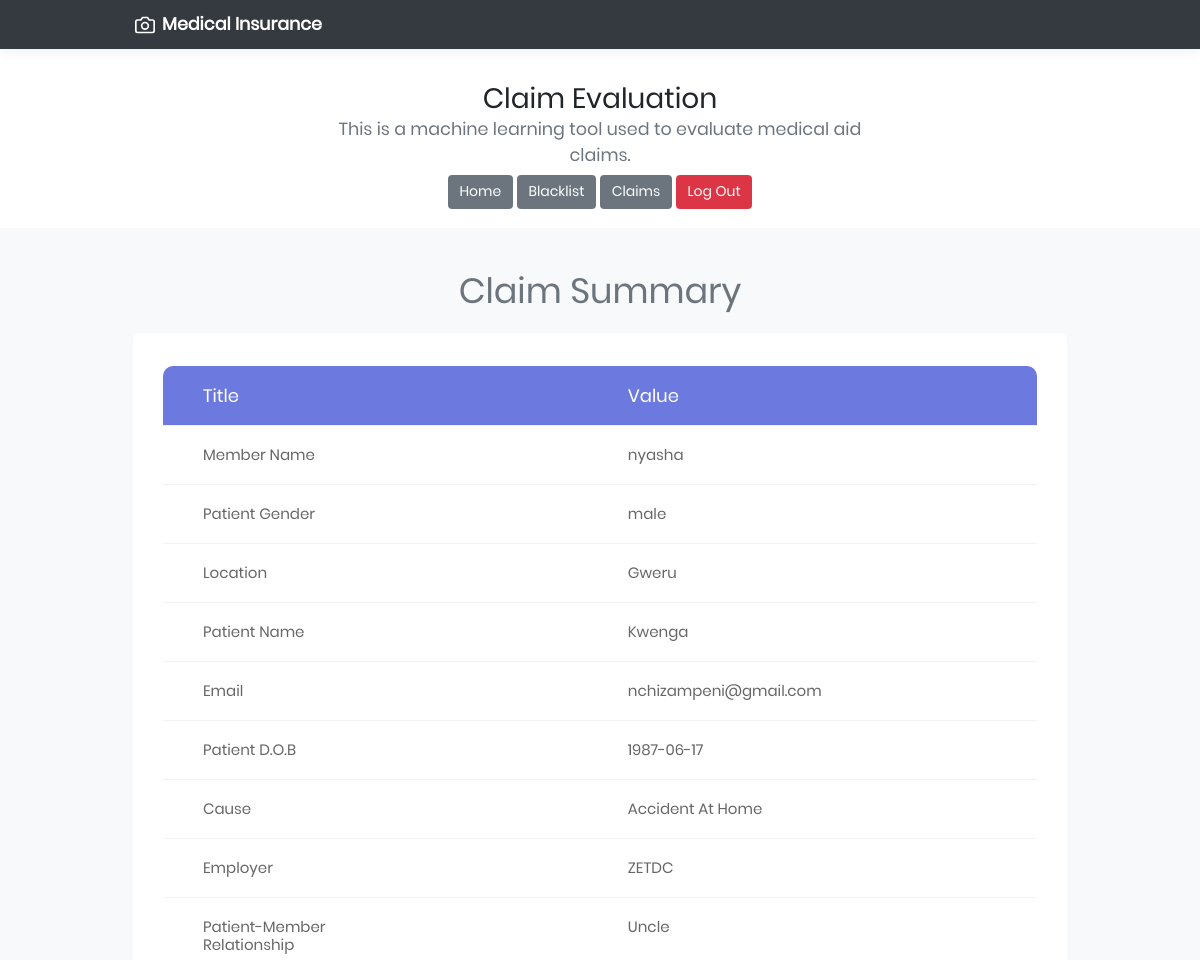
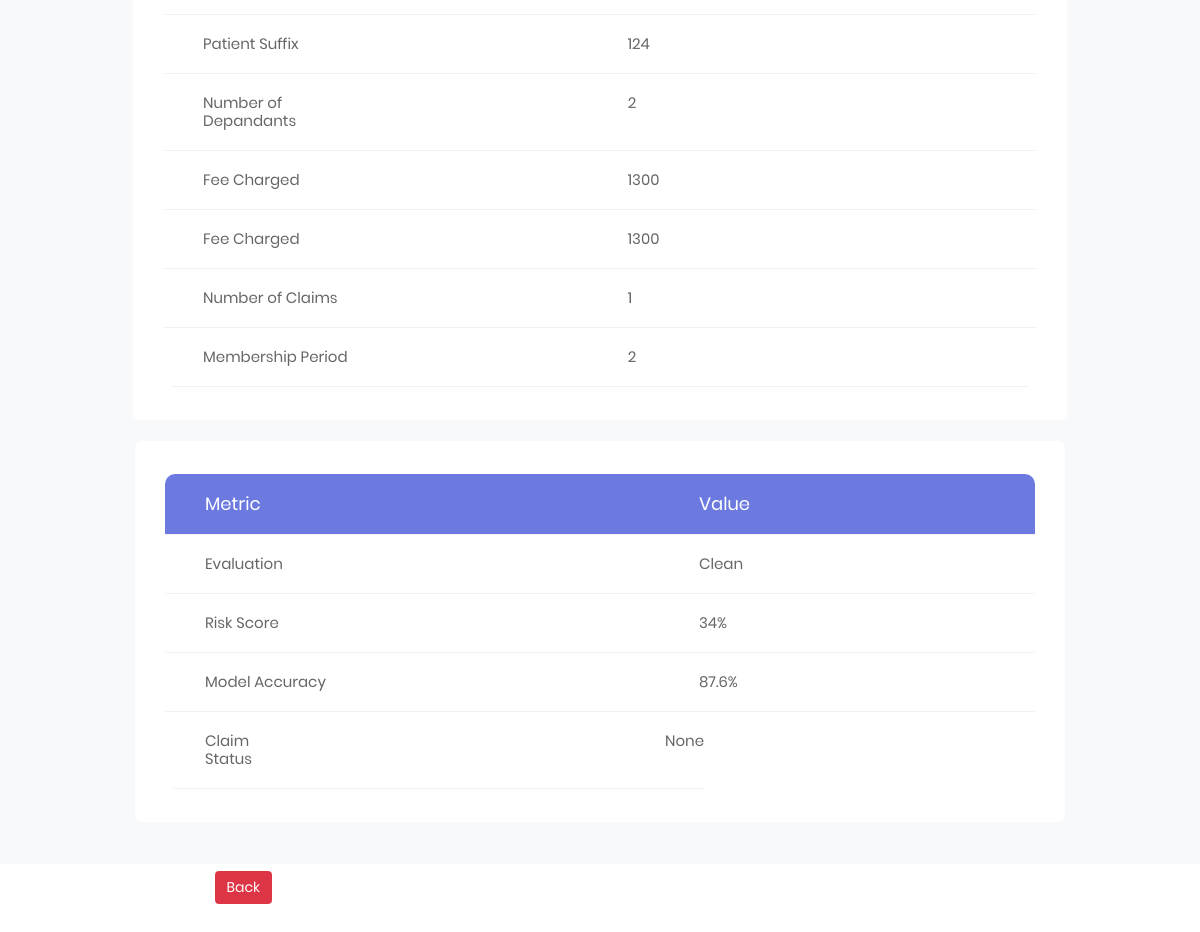
The page /details/1 on the database its author committed (2 pictures, top to bottom).
### app.py (models this page shows)
class Claims(db.Model):
    id = db.Column(db.Integer, primary_key = True)
    member_name  = db.Column(db.String(50))
    patience_name  = db.Column(db.String(50))
    email  = db.Column(db.String(50))
    location  = db.Column(db.String(50))
    gender  = db.Column(db.String(50))
    dob  = db.Column(db.String(50))
    cause  = db.Column(db.String(50))
    employer  = db.Column(db.String(50))
    relationship = db.Column(db.String(50))
    patient_suffix = db.Column(db.Integer)
    dependants = db.Column(db.Integer)
    fee_charged = db.Column(db.Integer)
    label = db.Column(db.Integer)
    claims = db.Column(db.Integer)
    period = db.Column(db.Integer)
    status = db.Column(db.String(50))

### app.py (the view)
@app.route('/details/<int:id>')
def details(id):
    data = Claims.query.filter_by(id = id).first()
    template = 'Account/manage/details.html'
    return render_template(template,data=data)

### templates/Account/Manage/details.html
{% extends 'layout.html' %}
{% block body %}
<div class="form-label-group mx-auto">
    <p class = "h1 text-muted text-center ">Claim Summary</p>
   </div>
  <div class="limiter " style="
  padding-left: 13px;
  padding-right: 13px;
">
    <div class="container-table100"  style="width: 100%;">
        <div class="wrap-table100">
                <div class="table">
                    <div class="row-table  header ">
                        <div class="cell">
                            Title
                        </div>
                        <div class="cell">
                        </div>
                        <div class="cell">
                        </div>
                        <div class="cell">
                            Value
                        </div>
                        <div class="cell">
                        </div>
                    </div>
<div class="row-table">
    <div class="cell" data-title="Artist Name">
        Member Name
    </div>
    <div class="cell">
    </div>
    <div class="cell">
    </div>
    <div class="cell" data-title="value">
        {{data.member_name}}
    </div>
    <div class="cell">
    </div>
</div>
<div class="row-table">
    <div class="cell" data-title="Artist Name">
        Patient Gender
    </div>
    <div class="cell">
    </div>
    <div class="cell">
    </div>
    <div class="cell" data-title="value">
        {{data.gender}}
    </div>
    <div class="cell">
    </div>
</div>
<div class="row-table">
    <div class="cell" data-title="Artist Name">
        Location
    </div>
    <div class="cell">
    </div>
    <div class="cell">
    </div>
    <div class="cell" data-title="value">
        {{data.location}}
    </div>
    <div class="cell">
    </div>
</div>
<div class="row-table">
    <div class="cell" data-title="Artist Name">
        Patient Name
    </div>
    <div class="cell">
    </div>
    <div class="cell">
    </div>
    <div class="cell" data-title="value">
        {{data.patience_name}}
    </div>
    <div class="cell">
    </div>
</div>
<div class="row-table">
    <div class="cell" data-title="Artist Name">
        Email
    </div>
    <div class="cell">
    </div>
    <div class="cell">
    </div>
    <div class="cell" data-title="value">
        {{data.email}}
    </div>
    <div class="cell">
    </div>
</div>
<div class="row-table">
    <div class="cell" data-title="Artist Name">
        Patient D.O.B
    </div>
    <div class="cell">
    </div>
    <div class="cell">
    </div>
    <div class="cell" data-title="value">
        {{data.dob}}
    </div>
    <div class="cell">
    </div>
</div>
<div class="row-table">
    <div class="cell" data-title="Artist Name">
        Cause
    </div>
    <div class="cell">
    </div>
    <div class="cell">
    </div>
    <div class="cell" data-title="value">
        {{data.cause}}
    </div>
    <div class="cell">
    </div>
</div>
<div class="row-table">
    <div class="cell" data-title="Artist Name">
        Employer
    </div>
    <div class="cell">
    </div>
    <div class="cell">
    </div>
    <div class="cell" data-title="value">
        {{data.employer}}
    </div>
    <div class="cell">
    </div>
</div>
<div class="row-table">
    <div class="cell" data-title="Artist Name">
        Patient-Member Relationship
    </div>
    <div class="cell">
    </div>
    <div class="cell">
    </div>
    <div class="cell" data-title="value">
        {{data.relationship}}
    </div>
    <div class="cell">
    </div>
</div>
<div class="row-table">
    <div class="cell" data-title="Artist Name">
        Patient Suffix
    </div>
    <div class="cell">
    </div>
    <div class="cell">
    </div>
    <div class="cell" data-title="value">
        {{data.patient_suffix}}
    </div>
    <div class="cell">
    </div>
</div>
<div class="row-table">
    <div class="cell" data-title="Artist Name">
        Number of Depandants
    </div>
    <div class="cell">
    </div>
    <div class="cell">
    </div>
    <div class="cell" data-title="value">
        {{data.dependants}}
    </div>
    <div class="cell">
    </div>
</div>
<div class="row-table">
    <div class="cell" data-title="Artist Name">
        Fee Charged
    </div>
    <div class="cell">
    </div>
    <div class="cell">
    </div>
    <div class="cell" data-title="value">
        {{data.fee_charged}}
    </div>
    <div class="cell">
    </div>
</div>
<div class="row-table">
    <div class="cell" data-title="Artist Name">
        Fee Charged
    </div>
    <div class="cell">
    </div>
    <div class="cell">
    </div>
    <div class="cell" data-title="value">
        {{data.fee_charged}}
    </div>
    <div class="cell">
    </div>
</div>
<div class="row-table">
    <div class="cell" data-title="Artist Name">
        Number of Claims
    </div>
    <div class="cell">
    </div>
    <div class="cell">
    </div>
    <div class="cell" data-title="value">
        {{data.claims}}
    </div>
    <div class="cell">
    </div>
</div>
<div class="row-table">
    <div class="cell" data-title="Artist Name">
        Membership Period
    </div>
    <div class="cell">
    </div>
    <div class="cell">
    </div>
    <div class="cell" data-title="value">
        {{data.period}}
    </div>
    <div class="cell">
    </div>
</div>
</div>
</div>
</div>
</div>
</div>
<br>
<div class="container-table100 "  style="width: 100%;">
    <div class="wrap-table100">
            <div class="table">
                <div class="row-table  header ">
                    <div class="cell">
                        Metric
                    </div>
                    <div class="cell">
                    </div>
                    <div class="cell">
                    </div>
                    <div class="cell">
                        Value
                    </div>
                    <div class="cell">
                    </div>
                </div>
                <div class="row-table">
                    <div class="cell" data-title="Evaluation">
                        Evaluation
                    </div>
                    <div class="cell">
                    </div>
                    <div class="cell">
                    </div>
                    <div class="cell" data-title="value">
                        {% if data.label == 0%}
                        Clean
                        {% elif data.label == 1%}
                        Fraudulent
                        {% endif %}
                    </div>
                    <div class="cell">
                    </div>
                </div>
                <div class="row-table">
                    <div class="cell" data-title="Risk Score">
                        Risk Score
                    </div>
                    <div class="cell">
                    </div>
                    <div class="cell">
                    </div>
                    <div class="cell" data-title="value">
                        34%
                    </div>
                    <div class="cell">
                    </div>
                </div>
                <div class="row-table">
                    <div class="cell" data-title="Model Accuracy">
                        Model Accuracy
                    </div>
                    <div class="cell">
                    </div>
                    <div class="cell">
                    </div>
                    <div class="cell" data-title="value">
                        87.6%
                    </div>
                    <div class="cell">
                    </div>
                </div>
            </div>
            <div class="row-table">
                <div class="cell" data-title="Model Accuracy">
                    Claim Status
                </div>
                <div class="cell">
                </div>
                <div class="cell">
                </div>
                <div class="cell" data-title="value">
                </div>
                <div class="cell" data-title="value">
                </div>
                <div class="cell">
                    {{ data.status }}
                </div>
            </div>
        </div>
        </div>
        </div>
        </div>
        <div class="col-md-8 mx-auto">
            <div class="form-label-group mx-auto">
                <a href="{{url_for('evaluate')}}" class="btn btn-danger  mx-auto my-2">Back</a>
               </div>
        </div>
        {% endblock %}

### static/css/style.css (style rules this page uses)
:root { --jumbotron-padding-y: 3rem; }

### static/css/signin.css (style rules this page uses)
html, body { height: 100%; }

### static/css/main.css (style rules this page uses)
* { margin: 0px; padding: 0px; box-sizing: border-box; }
body, html { height: 100%; font-family: Poppins-Regular; font-size: 14px; }
a { margin: 0px; transition: all 0.4s; -webkit-transition: all 0.4s; -o-transition: all 0.4s; -moz-transition: all 0.4s; }
p { margin: 0px; }
.limiter { width: 100%; margin: 0 auto; }
.container-table100 { width: 75%; border-radius: 7px; background: #ffffff; display: -webkit-box; display: -webkit-flex; display: -moz-box; display: -ms-flexbox; display: flex; align-items: center; justify-content: center; flex-wrap: wrap; padding: 33px 30px; }
.wrap-table100 { width: 960px; border-radius: 10px; overflow: hidden; }
.table { width: 100%; display: table; margin: 0; }
.row-table { display: table-row; background: #fff; }
.row-table.header { color: #ffffff; background: #6c7ae0; }
.cell { display: table-cell; }
.row-table .cell { font-family: Poppins-Regular; font-size: 15px; color: #666666; line-height: 1.2; font-weight: unset !important; padding-top: 20px; padding-bottom: 20px; border-bottom: 1px solid #f2f2f2; }
.row-table.header .cell { font-family: Poppins-Regular; font-size: 18px; color: #fff; line-height: 1.2; font-weight: unset !important; padding-top: 19px; padding-bottom: 19px; }
.row-table .cell:nth-child(1) { width: 100px; padding-left: 40px; }
.row-table .cell:nth-child(2) { width: 100px; }
.row-table .cell:nth-child(3) { width: 100px; }
.row-table .cell:nth-child(4) { width: 100px; }
.row-table .cell:nth-child(5) { width: 100px; padding-right: 20px; }
.table, .row-table { width: 100% !important; }

### rows shown on the page
Claims: member_name "nyasha", gender "male", location "Gweru", patience_name "Kwenga", email "nchizampeni@gmail.com", dob "1987-06-17", cause "Accident At Home", employer "ZETDC", relationship "Uncle", patient_suffix "124", dependants "2", fee_charged "1300", claims "1", period "2", status "None"
